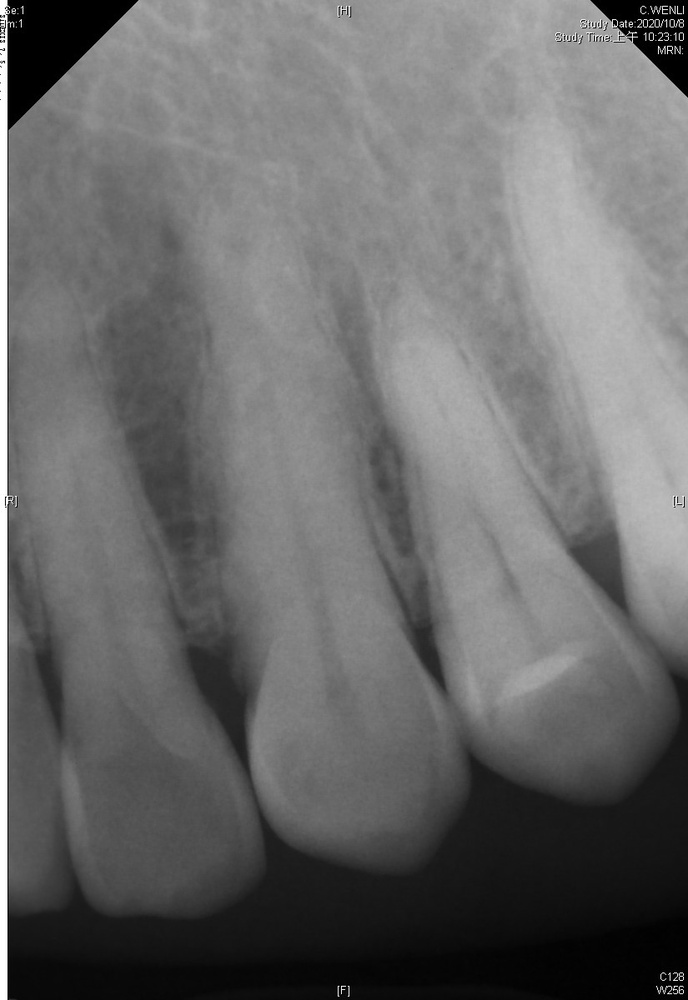
#> input picture image_enhancement/images/11_original.jpg, 688 x 1000 px, shrunk from 825 x 1200 before the run, found by its file name
$ python Sobel.py   (older library calls are emulated)
#> lines starting #> are read from the running program, lines starting #| are printed output that depends on the picture
import cv2
import numpy as np

# 讀取影像
image = cv2.imread('image_enhancement/images/11_original.jpg', cv2.IMREAD_GRAYSCALE)
#> image is the input picture: shape (1000, 688); min 0, max 255, mean 106.2

# 使用Sobel算子進行邊緣檢測
sobelx = cv2.Sobel(image, cv2.CV_64F, 1, 0, ksize=5)
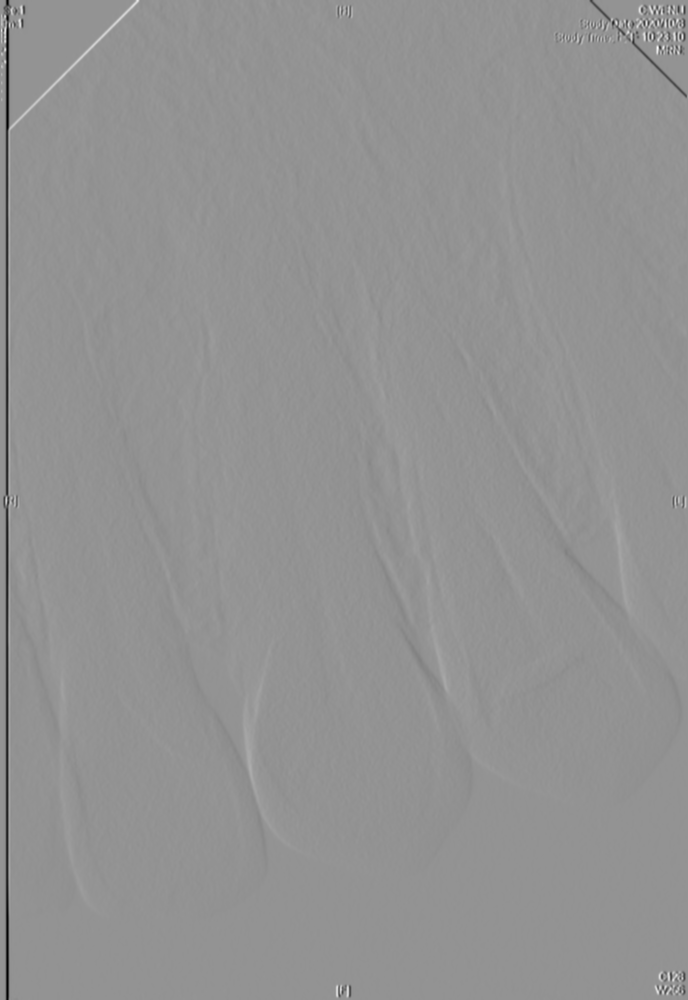
#> sobelx: shape (1000, 688) float64; min -12032, max 8805, mean -28.9; drawn with min black and max white
sobely = cv2.Sobel(image, cv2.CV_64F, 0, 1, ksize=5)
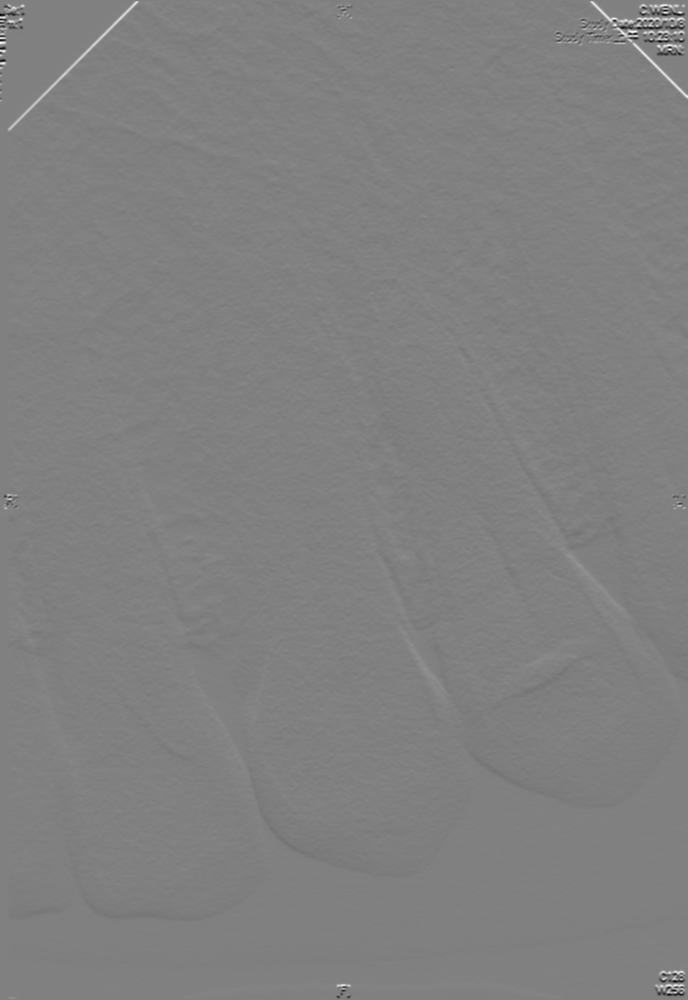
#> sobely: shape (1000, 688) float64; min -7742, max 7586, mean -12.1; drawn with min black and max white

# 計算梯度大小
gradient_magnitude = np.sqrt(sobelx**2 + sobely**2)
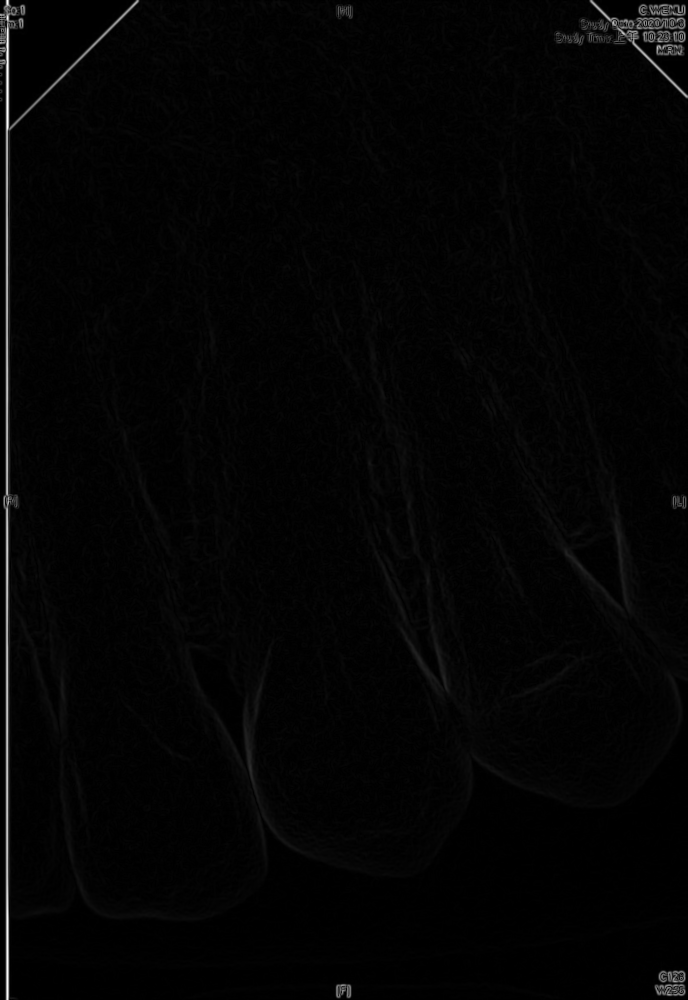
#> gradient_magnitude: shape (1000, 688) float64; min 0, max 12032, mean 210.1; drawn with min black and max white

# 將梯度大小映射到0-255的範圍
gradient_magnitude = cv2.normalize(gradient_magnitude, None, 0, 255, cv2.NORM_MINMAX)

# 將梯度大小轉換為8位元整數型態
gradient_magnitude = np.uint8(gradient_magnitude)

# 顯示原始影像和邊緣檢測結果
cv2.imshow('Original Image', image)
cv2.imshow('Sobel Edge Detection', gradient_magnitude)
cv2.waitKey(0)
cv2.destroyAllWindows()

$ run again, with image_enhancement/images/34_original.jpg copied over image_enhancement/images/11_original.jpg
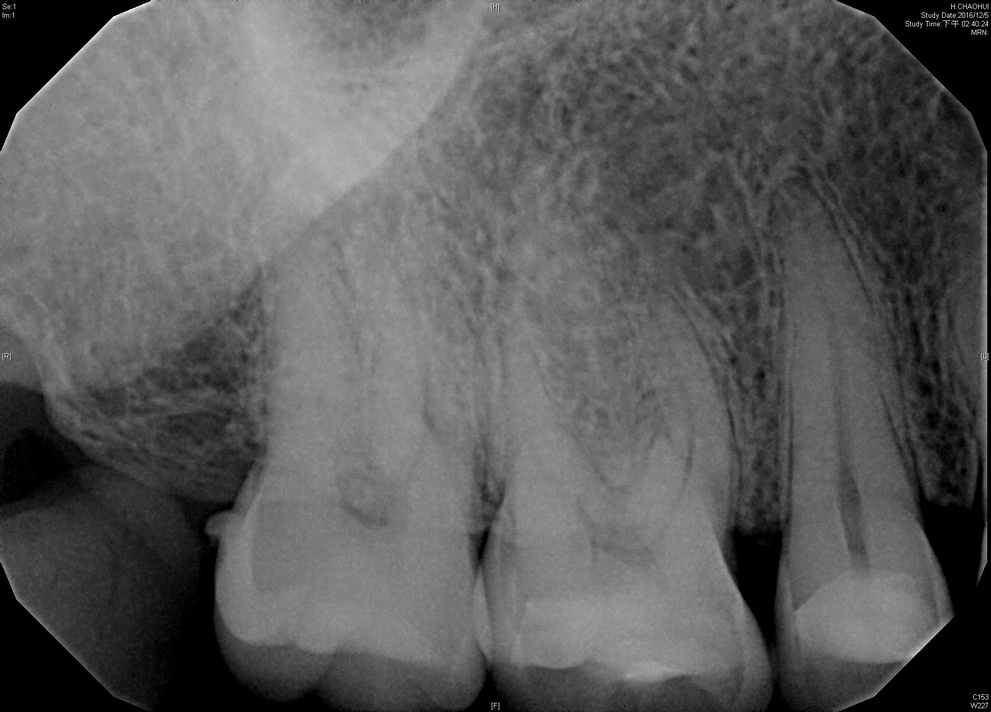
#> input picture image_enhancement/images/34_original.jpg, 991 x 712 px, shrunk from 1842 x 1324 before the run, found by its file name
#> image is the input picture: shape (712, 991); min 0, max 254, mean 90.7
#> `sobely = cv2.Sobel(image, cv2.CV_64F, 0, 1, ksize=5)`:
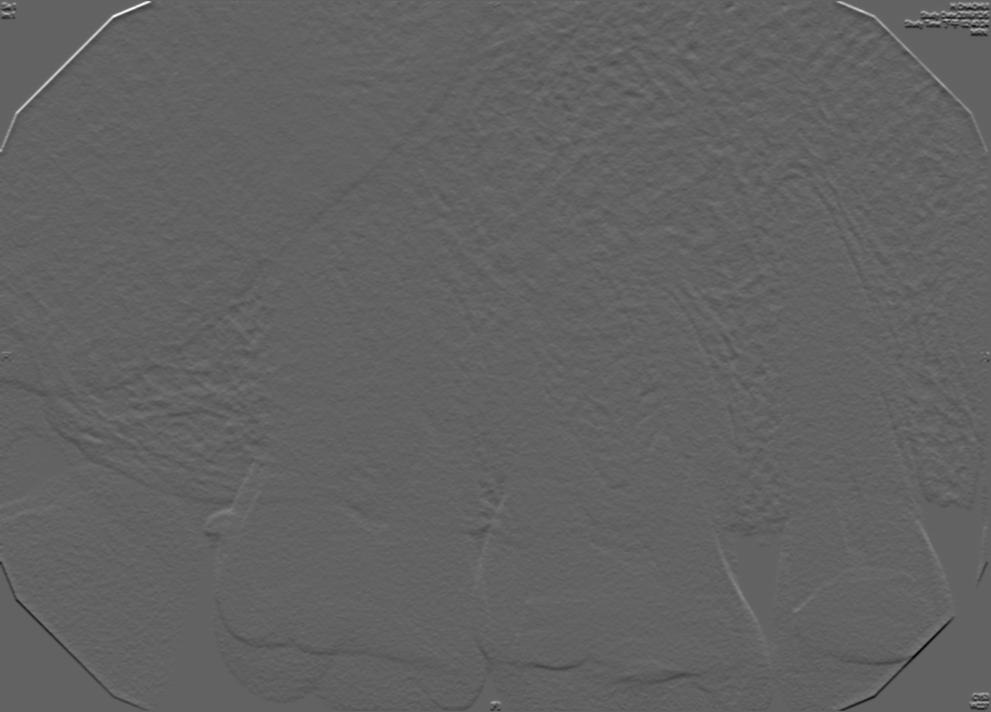
#> sobely: shape (712, 991) float64; min -6666, max 10511, mean -11.7; drawn with min black and max white
#> `gradient_magnitude = np.sqrt(sobelx**2 + sobely**2)`:
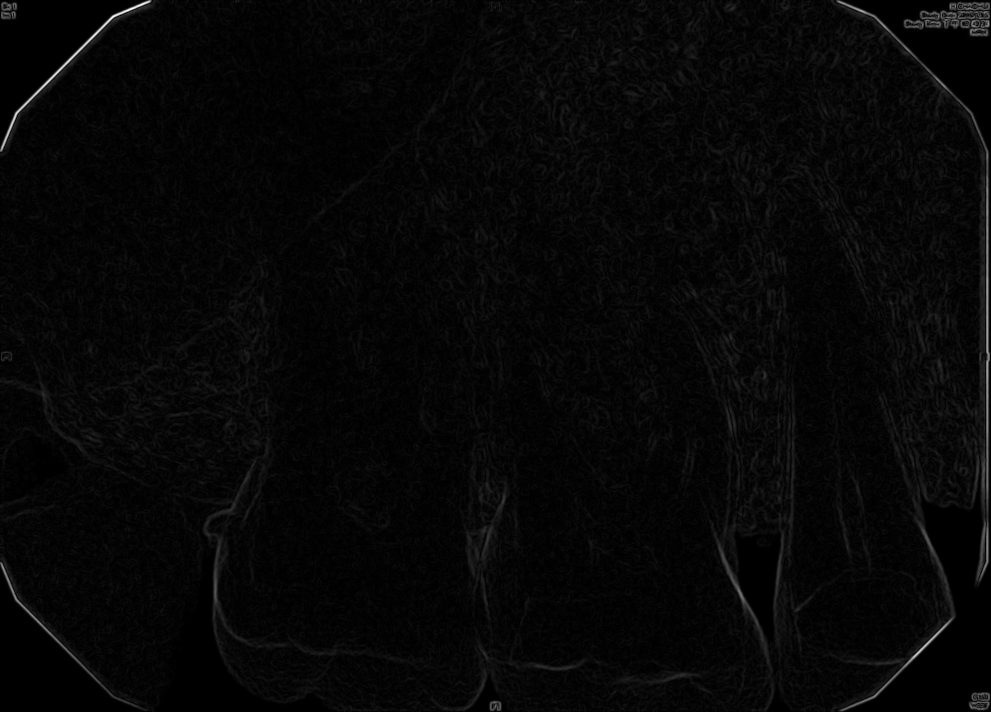
#> gradient_magnitude: shape (712, 991) float64; min 0, max 11303.5, mean 322.8; drawn with min black and max white
